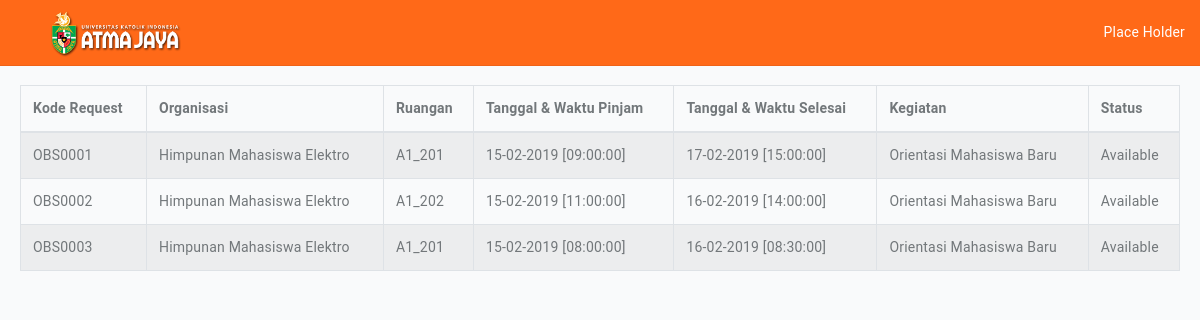
The page /show_reserved.php on the database its author committed.
### tables this page shows
CREATE TABLE IF NOT EXISTS `tb_observasi` (
  `kd_peminjaman` varchar(12) NOT NULL,
  `id_request` varchar(10) NOT NULL,
  `kd_ruangan` varchar(15) NOT NULL,
  `tanggal_pinjam` date NOT NULL,
  `tanggal_selesai` date NOT NULL,
  `waktu_pinjam` time NOT NULL,
  `waktu_selesai` time NOT NULL,
  `status_peminjaman` text NOT NULL,
  PRIMARY KEY (`kd_peminjaman`),
  KEY `id_request` (`id_request`)
);

CREATE TABLE IF NOT EXISTS `tb_request` (
  `id_request` varchar(10) NOT NULL,
  `nama_organisasi` varchar(50) NOT NULL,
  `kd_ruangan` varchar(15) NOT NULL,
  `keperluan` text NOT NULL,
  `tanggal_permohonan` date NOT NULL,
  `tanggal_pinjam` date NOT NULL,
  `tanggal_selesai` date NOT NULL,
  `waktu_mulai` time NOT NULL,
  `waktu_selesai` time NOT NULL,
  PRIMARY KEY (`id_request`),
  KEY `nama_organisasi` (`nama_organisasi`)
);

### Koneksi/koneksi.php (called while the page is built, shortened)
<?php
	$myDbs = "sistem_ruangan";
?>

### fungsi/fungsi.php (called while the page is built, shortened)
<?php
class DB_Functions{
	function __construct(){
		include 'Koneksi/koneksi.php';
	}
            ?>
            <?php
    function getDataReserved() {
            $result = mysql_query("SELECT a.kd_peminjaman, b.nama_organisasi, a.kd_ruangan, a.tanggal_pinjam, a.tanggal_selesai, a.waktu_pinjam, a.waktu_selesai, b.keperluan, a.status_peminjaman FROM tb_observasi as a JOIN tb_request as b WHERE a.id_request = b.id_request Order By kd_peminjaman ASC ");
        return $result;
    }
}
?>

### library/inc.library.php (called while the page is built, shortened)
<?php
	function IndonesiaTgl($tanggal){
		$tgl = substr($tanggal,8,2);
		$bln = substr($tanggal,5,2);
		$thn = substr($tanggal,0,4);
		$tanggal = "$tgl-$bln-$thn";
		return $tanggal;
	}
?>

### show_reserved.php (the view, shortened to what this page needs)
<!DOCTYPE html>
<html>
<head>
	<?php
	require "./admin/partials/header.php";
	include "./library/inc.library.php";
	include "./fungsi/fungsi.php";
        $fungsi = new DB_Functions();
	?>
    <link rel="stylesheet" type="text/css" href="https://cdn.datatables.net/1.10.11/css/jquery.dataTables.min.css">
</head>
<body class="app">
	<div class="page-container">
		<?php require './admin/partials/admin_navbar.php'; ?>
		<main class="main-content bgc-grey-100">
			<div id="mainContent">
				<table class="display table table-striped table-bordered" id="datatable">
                    <thead>
                    	<th>Kode Request</th>
                    	<th>Organisasi</th>
                    	<th>Ruangan</th>
                    	<th>Tanggal & Waktu Pinjam</th>
                    	<th>Tanggal & Waktu Selesai</th>
                    	<th>Kegiatan</th>
                    	<th>Status</th>
                    </thead>
                    <tbody>
                    	<?php
                                $myQry = $fungsi->getDataReserved();
                                while ($kolomData = mysql_fetch_array($myQry)) {
                                    ?>
                                    <tr>
                                        <td><?php echo $kolomData['kd_peminjaman']; ?></td>
                                        <td><?php echo $kolomData['nama_organisasi']; ?></td>
                                        <td><?php echo $kolomData['kd_ruangan']; ?></td>
                                        <td><?php echo IndonesiaTgl($kolomData['tanggal_pinjam'])." [".$kolomData['waktu_pinjam']."]" ?></td>
                                        <td><?php echo IndonesiaTgl($kolomData['tanggal_selesai'])." [".$kolomData['waktu_selesai']."]" ?></td>
                                        <td><?php echo $kolomData['keperluan']; ?></td>
                                        <td><?php echo $kolomData['status_peminjaman']; ?></td>
                                    </tr>
                                <?php } ?>
                    </tbody>
                </table>
			</div>
		</main>
	</div>
</body>
</html>

### admin/partials/header.php (style rules this page uses)
.page-container { padding: 0px!important; }

### rows shown on the page
tb_observasi: kd_peminjaman "OBS0001", id_request.nama_organisasi "Himpunan Mahasiswa Elektro", kd_ruangan "A1_201", tanggal_pinjam "15-02-2019", waktu_pinjam "09:00:00", tanggal_selesai "17-02-2019", waktu_selesai "15:00:00", id_request.keperluan "Orientasi Mahasiswa Baru", status_peminjaman "Available"
tb_observasi: kd_peminjaman "OBS0002", id_request.nama_organisasi "Himpunan Mahasiswa Elektro", kd_ruangan "A1_202", tanggal_pinjam "15-02-2019", waktu_pinjam "11:00:00", tanggal_selesai "16-02-2019", waktu_selesai "14:00:00", id_request.keperluan "Orientasi Mahasiswa Baru", status_peminjaman "Available"
tb_observasi: kd_peminjaman "OBS0003", id_request.nama_organisasi "Himpunan Mahasiswa Elektro", kd_ruangan "A1_201", tanggal_pinjam "15-02-2019", waktu_pinjam "08:00:00", tanggal_selesai "16-02-2019", waktu_selesai "08:30:00", id_request.keperluan "Orientasi Mahasiswa Baru", status_peminjaman "Available"
